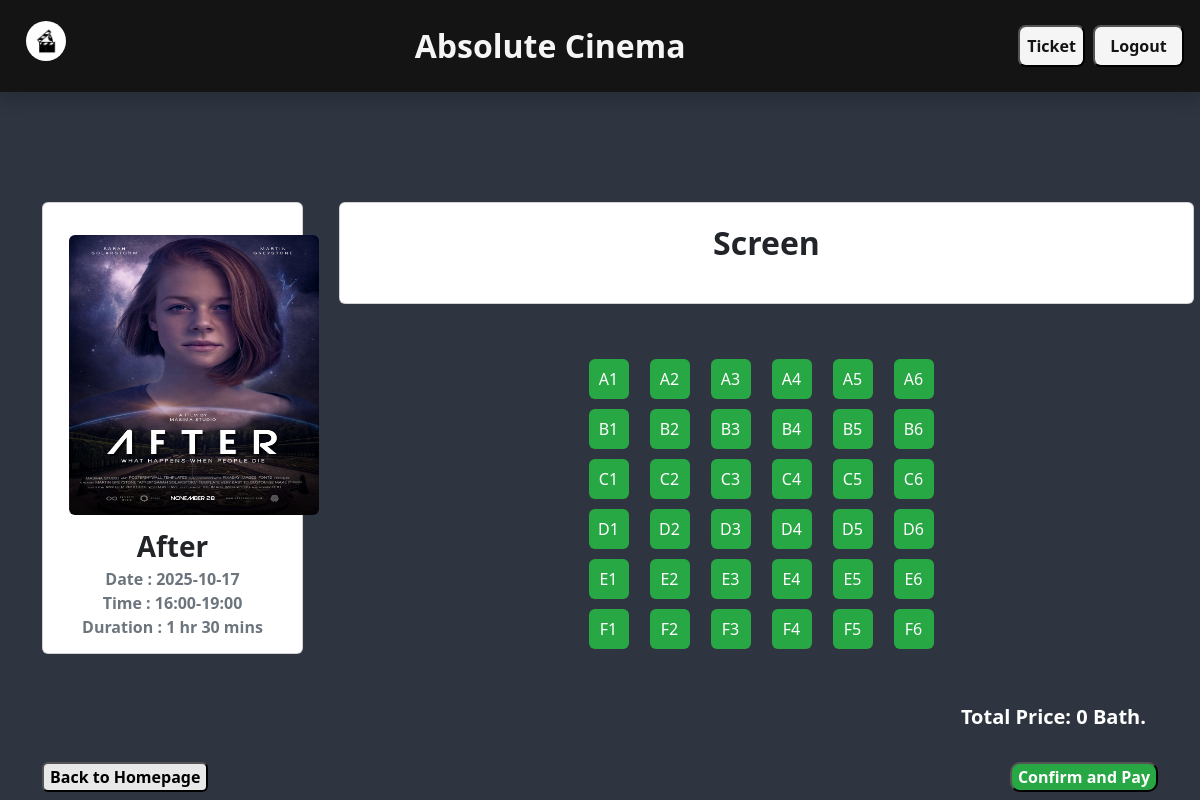
/customer/more_detail.php?movie_id=25 (signed in), run on the app's committed database.
### tables this page shows
CREATE TABLE `movie` (
  `movie_id` int(11) NOT NULL,
  `movie_name` varchar(50) NOT NULL,
  `duration` varchar(20) NOT NULL,
  `date` date NOT NULL,
  `time` varchar(40) NOT NULL,
  `pictures` varchar(255) NOT NULL,
  `m_seat` varchar(500) NOT NULL
);

### db.php (called while the page is built, shortened)
<?php
    class db{
        public $mysqli;
        function __construct(){
            $this->mysqli = new mysqli("localhost","root","","movie") or die("ERROR404");
            mysqli_query($this->mysqli,"SET NAMES UTF8");
        }
        public function select($table,$row = "*",$where = null){
            $sql = $where != null ? "SELECT $row FROM $table WHERE $where" : "SELECT $row FROM $table";
            $this->query = $this->mysqli->query($sql);
        }
            if(isset($_SESSION['success'])){ ?>
            <?php }
    }
?>

### customer/more_detail.php (the view, shortened to what this page needs)
<?php
include("../db.php");
$db = new db();
$db->checklogin();
if (isset($_GET['movie_id'])) {
    $id = $_GET['movie_id'];
    $db->select("movie", "*", "movie_id = '$id'");
    $detail = $db->query->fetch_object();
} else {
    header('location:./index.php');
}
?>
<!DOCTYPE html>
<html lang="en">
<head>
    <link rel="stylesheet" href="./../bootstrap/css/bootstrap.min.css">
</head>
<body>
    <?php include("./../setting/navbar_customer.php") ?>
    <div class="container text-center">
        <div class="" style="height:110px;"></div>
        <div class="row flex-nowrap">
            <div class="col-2 col-md-4 col-lg-3 d-flex flex-column justify-content-between">
                <div class="card">
                    <div class="card-body" style="height:450px;">
                        <img src="./../movie_img/<?= $detail->pictures ?>" id="product_img" style="" class=" mt-3 rounded card-img-top">
                        <label for="" class="fw-bold fs-3 "><?= $detail->movie_name ?></label> <br>
                        <label for="" class="fw-bold fs-6 text-muted ">Date : <?= $detail->date ?> </label>
                        <label for="" class="fw-bold fs-6 text-muted ">Time : <?= $detail->time ?> </label> <br>
                        <label for="" class="fw-bold fs-6 text-muted ">Duration : <?= $detail->duration ?> </label>
                    </div>
                </div>
            </div>
            <div class="col-10 col-md-8 col-lg-9 ms-4">
                <div class="row">
                    <div class="card">
                        <div class="card-body" style="height:100px;">
                            <p id="screen">Screen</p>
                        </div>
                    </div>
                </div>
                <div class="" style="height:50px;"></div>
                <?php
                $rows = "AF";
                $start = $rows[0];
                $end = $rows[1];
                $db2 = new db();
                $db2->select("movie", "*", "movie_id = '$id'");
                if ($db2->query->num_rows > 0) {
                    $seat = $db2->query->fetch_object();
                    $silver = explode(',', $seat->m_seat);
                } else {
                    $silver = explode(',', "");
                }
                for ($row = $start; $row <= $end; $row++) {
                    echo "<div class='seat-container'>";
                    $Seats = 6;
                    for ($i = 1; $i <= $Seats; $i++) {
                        $seatNum = $row . $i;
                        $class =  (in_array($seatNum, $silver))  ? "occupied" : "available";
                        echo "<div class='seat $class me-3' data-price='80' data-seat='$seatNum' onclick='selectSeatsilver(this)'>$seatNum</div>";
                    }
                    echo "</div>";
                }
                ?>
                <div class="row mt-5 me-4" style="">
                    <div class="col-4"></div>
                    <div class="col-4"></div>
                    <div class="col-4 text-end">
                        <div class="fw-bold fs-5" style="color:white;">Total Price: <span id="totalPrice"> 0 Bath.</span></div>
                    </div>
                </div>
            </div>
        </div>
        <div class="" style="height:30px;"></div>
        <div class="row">
            <div class="col-4 text-start">
                <a href="./index.php" class=""><button id="back">Back to Homepage</button></a>
            </div>
            <div class="col-4"></div>
            <div class="col-4 text-end">
                <button type="button" class="text-end" id="pay" onclick="proceedToPayment()">Confirm and Pay</button>
            </div>
        </div>
    </div>
</body>
</html>

### setting/navbar_customer.php (shortened to what this page needs)
<nav class="navbar navbar-expand-lg p-3 shadow" id = "nav">
            <a class="navbar-brand" href="index.php">
                <img src="./../icon/web.jpg" alt="">
            </a>
            <div class="collapse navbar-collapse" id="navbarSupportedContent">
                <ul class="navbar-nav ms-auto me-auto">
                    <li class = "nav-item">
                        <label for="" class = "fw-bolder text-capitalize fs-2" id = "main-text">Absolute Cinema</label>
                    </li>
                </ul>
                <ul class="navbar-nav">
                    <li class="nav-item">
                        <?php include("./ticket.php"); ?>
                    </li>
                    <li class="nav-item">
                        <form action="" method="post"><input type="submit" value="  Logout  " onclick = "return confirm('You want to logout?')" name = "logout" id = "logout"></form>
                    </li>
                </ul>
            </div>
    </nav>

### customer/ticket.php (shortened to what this page needs)
<button type="button"  id = "logout" class = "me-2" data-bs-toggle="modal" data-bs-target="#exampleModal">
    Ticket
</button>

### customer/more_detail.php (style rules this page uses)
body { background-color: #2E3440; }
#screen { font-size: xx-large; font-weight: bold; }
#product_img { height: 280px; width: 250px; }
#back { background-color: #E8E8E8; font-weight: bold; border-radius: 6px; }
.seat { width: 40px; height: 40px; margin: 5px; text-align: center; line-height: 40px; border-radius: 6px; cursor: pointer; transition: background-color 0.3s ease; }
.seat.available { background-color: #28a745; color: #fff; }
.seat-container { display: flex; flex-wrap: wrap; justify-content: center; }
#pay { border-radius: 10px; font-weight: bold; background-color: #28a745; color: white; }

### setting/navbar_customer.php (style rules this page uses)
img { height:40px; width:40px; margin-bottom: 10px; margin-left: 10px; border-radius: 20px; }
#nav { background-color: #141414; }
#logout { background-color: #F5F5F5; border-radius: 8px; font-weight: bold; color:#141414; padding: 7px; }
#main-text { color:#F5F5F5; }

### data on the page
movie: pictures (picture), movie_name "After", date "2025-10-17", time "16:00-19:00", duration "1 hr 30 mins"

### other printed values
$seatNum "A1"
$seatNum "A2"
$seatNum "A3"
$seatNum "A4"
$seatNum "A5"
$seatNum "A6"
$seatNum "B1"
$seatNum "B2"
$seatNum "B3"
$seatNum "B4"
$seatNum "B5"
$seatNum "B6"
$seatNum "C1"
$seatNum "C2"
$seatNum "C3"
